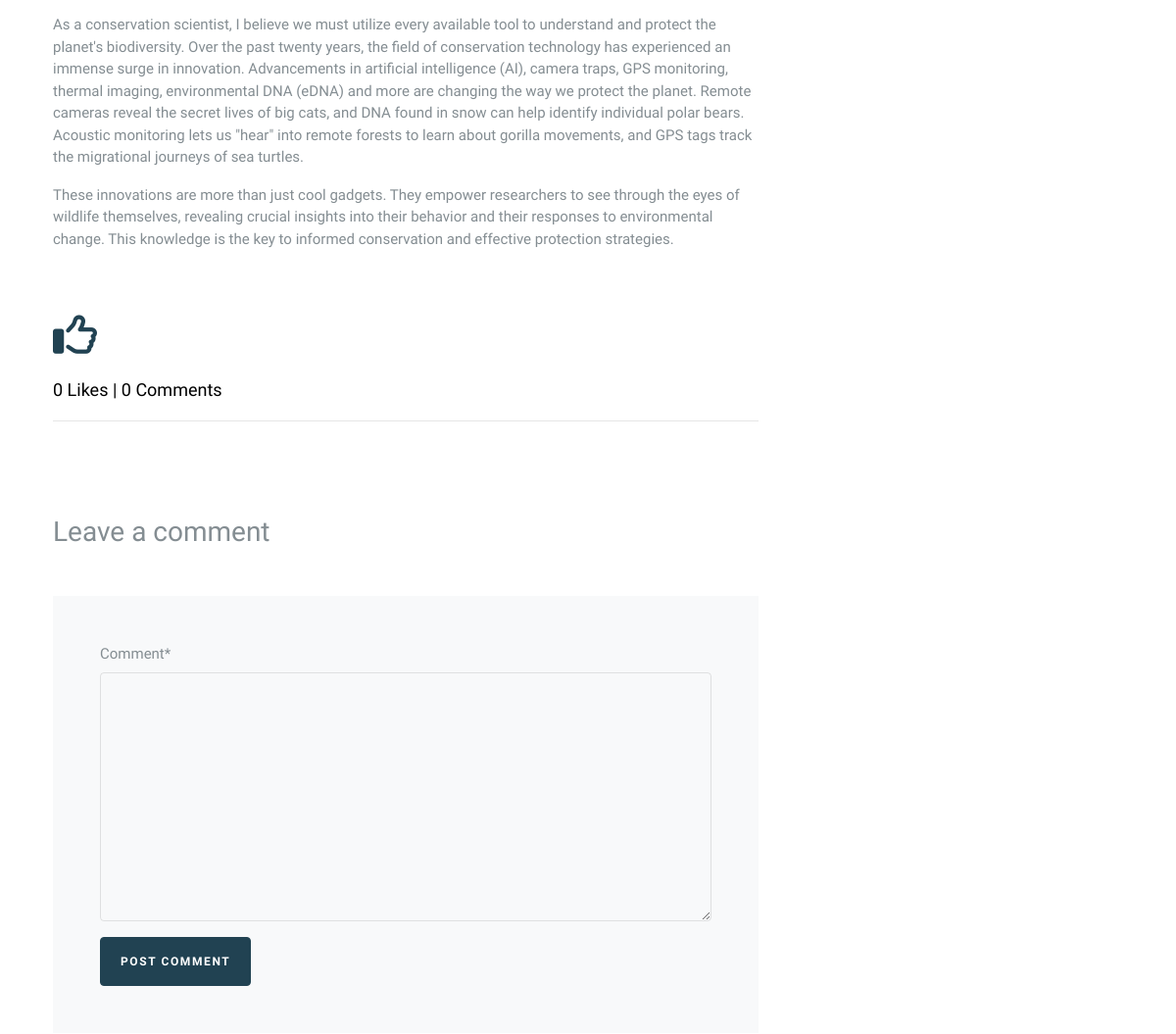
Page /blog/details/Learn-about-wildlife-conservation-with-Rewild-the-World-d61bf5e2-6330-4905-ba07-e8af3579cdfc (signed in, middle part) on the earlier database version.
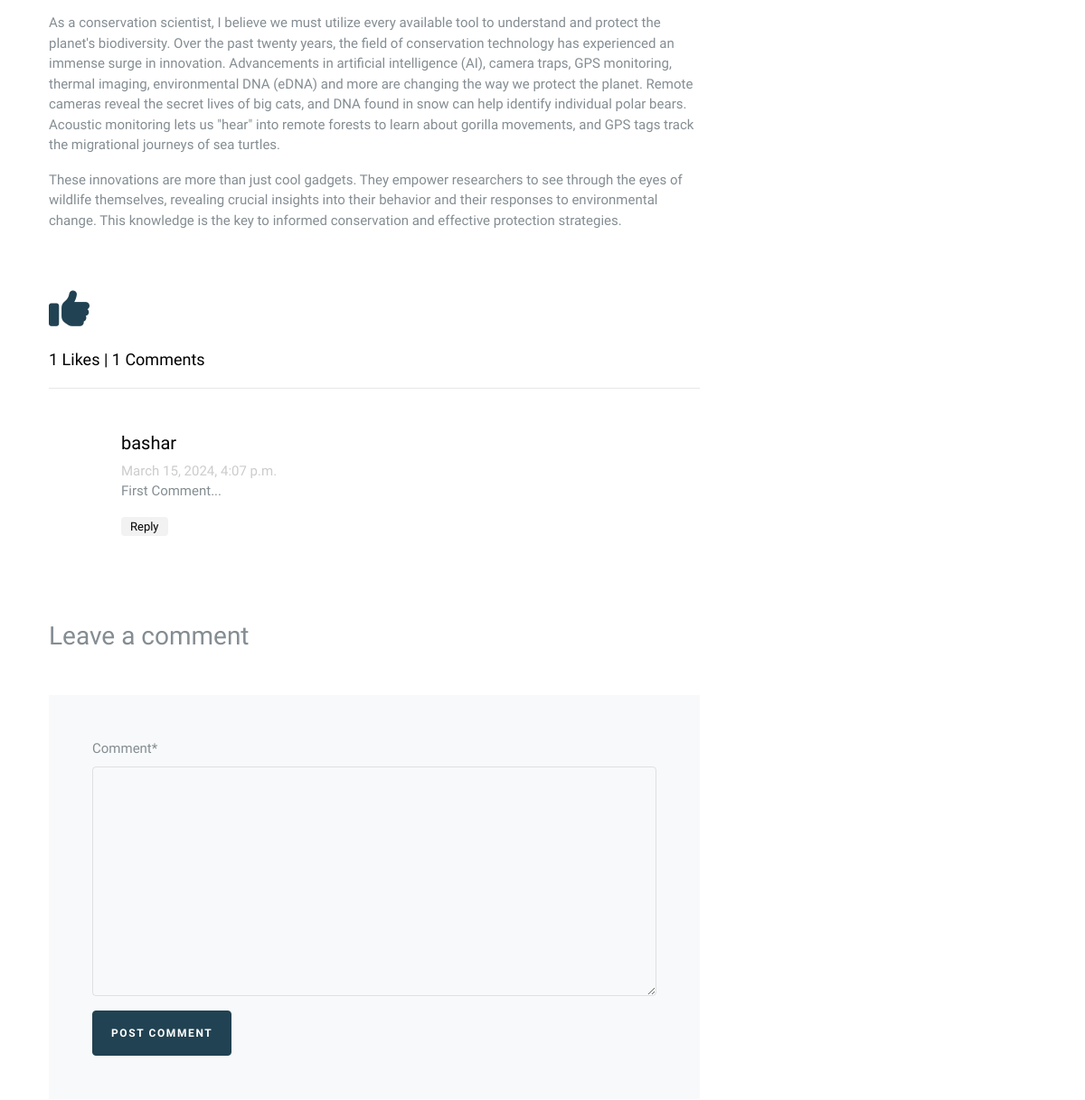
Same page on the later database version.
### App_Blog/models.py (models this page shows, shortened)
class Blog(models.Model):
    author = models.ForeignKey(User, on_delete=models.CASCADE, related_name='post_author')
    blog_title = models.CharField(max_length=264, verbose_name="Put a Title")
    slug = models.SlugField(max_length=264, unique=True)
    blog_content = models.TextField(verbose_name="What is on your mind")
    blog_image = models.ImageField(upload_to='blog_images', verbose_name="Image")
    publish_date = models.DateTimeField(auto_now_add=True)
    update_date = models.DateTimeField(auto_now=True)
    class Meta:
        ordering = ['-publish_date']

class Comment(models.Model):
    blog = models.ForeignKey(Blog, on_delete=models.CASCADE, related_name='blog_comment')
    user = models.ForeignKey(User, on_delete=models.CASCADE, related_name='user_comment')
    comment = models.TextField()
    comment_date = models.DateTimeField(auto_now_add=True)
    class Meta:
        ordering = ['-comment_date']

### App_Blog/views.py (the view, shortened to what this page needs)
# urls.py: path('details/<slug:slug>', views.blog_details, name='blog_details'),
@login_required
def blog_details(request, slug):
    blog = Blog.objects.get(slug=slug)
    comment_form = CommentForm()
    already_liked = Like.objects.filter(blog=blog, user=request.user)
    liked = True if already_liked else False
    return render(request, 'App_Blog/full_blog.html', context= {'blog':blog, 'comment_form':comment_form, 'liked':liked})

### App_Blog/forms.py
class CommentForm(forms.ModelForm):
    class Meta:
        model = Comment
        fields = ['comment',]

### templates/App_Blog/full_blog.html (shortened to what this page needs)
{% extends "base.html" %}
{% load crispy_forms_tags %}
{% block body_block %}
      <section class="section">
        <div class="container">
          <div class="row blog-entries element-animate">
            <div class="col-md-12 col-lg-8 main-content">
              <div class="post-content-body">
                {{blog.blog_content | linebreaks}}
              </div>
              <div class="pt-5 comment-wrap">
                {% if liked %}
                <a href="{% url 'App_Blog:unliked_post' pk=blog.pk %}">
                  <i class="fa-solid fa-thumbs-up fa-3x" ></i>
                </a>
                {% else %}
                <a href="{% url 'App_Blog:liked_post' pk=blog.pk %}">
                  <i class="fa-regular fa-thumbs-up fa-3x"></i>
                </a>
                {% endif %}
                <br> <br>
                <h3 class="mb-5 heading"> {{blog.liked_blog.count}} Likes | {{blog.blog_comment.count}} Comments</h3>
                <ul class="comment-list">
                  {% for comment in blog.blog_comment.all %}
                  <li class="comment">
                    <div class="comment-body">
                      <h3> {{comment.user}} </h3>
                      <div class="meta"> {{comment.comment_date}} </div>
                      <p> {{comment.comment}} </p>
                      <p><a href="#" class="reply rounded">Reply</a></p>
                    </div>
                  </li>
                  {% endfor %}
                </ul>
                <div class="comment-form-wrap pt-5">
                  <h3 class="mb-5">Leave a comment</h3>
                  <form method="POST" class="p-5 bg-light">
                    <div class="form-group">
                      {{ comment_form | crispy }}
                    </div>
                    <div class="form-group">
                      <input type="submit" value="Post Comment" class="btn btn-primary">
                    </div>
                  </form>
                </div>
              </div>
            </div>
            <div class="col-md-12 col-lg-4 sidebar">
          </div>
        </div>
      </section>
{% endblock  %}

Differences in the rows shown:
computed for Blog: liked_blog.count "0" → "1"; blog_comment.count "0" → "1"
added Comment: user "bashar", comment_date "March 15, 2024, 4:07 p.m.", comment "First Comment..."
